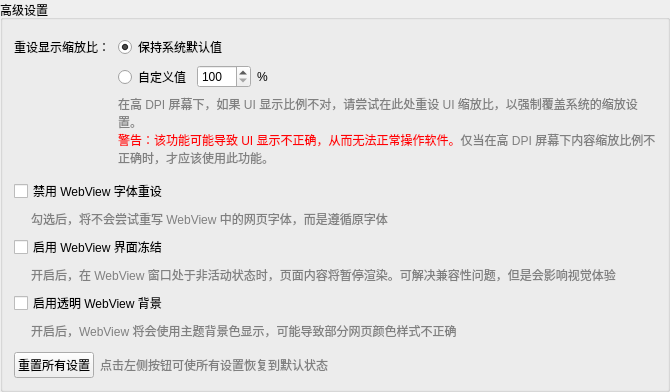
            <widget class="QGroupBox" name="groupBox_9">
             <property name="title">
              <string>高级设置</string>
             </property>
             <property name="flat">
              <bool>true</bool>
             </property>
             <layout class="QGridLayout" name="gridLayout_22">
              <item row="9" column="0">
               <layout class="QHBoxLayout" name="horizontalLayout_36" stretch="0,0,0">
                <property name="topMargin">
                 <number>0</number>
                </property>
                <item>
                 <spacer name="horizontalSpacer_47">
                  <property name="orientation">
                   <enum>Qt::Horizontal</enum>
                  </property>
                  <property name="sizeType">
                   <enum>QSizePolicy::Fixed</enum>
                  </property>
                  <property name="sizeHint" stdset="0">
                   <size>
                    <width>17</width>
                    <height>20</height>
                   </size>
                  </property>
                 </spacer>
                </item>
                <item>
                 <widget class="QLabel" name="label_50">
                  <property name="font">
                   <font>
                    <pointsize>9</pointsize>
                   </font>
                  </property>
                  <property name="styleSheet">
                   <string notr="true">QLabel{color: grey;}
</string>
                  </property>
                  <property name="text">
                   <string>开启后，WebView 将会使用主题背景色显示，可能导致部分网页颜色样式不正确</string>
                  </property>
                 </widget>
                </item>
                <item>
                 <spacer name="horizontalSpacer_48">
                  <property name="orientation">
                   <enum>Qt::Horizontal</enum>
                  </property>
                  <property name="sizeHint" stdset="0">
                   <size>
                    <width>40</width>
                    <height>20</height>
                   </size>
                  </property>
                 </spacer>
                </item>
               </layout>
              </item>
              <item row="3" column="0">
               <layout class="QHBoxLayout" name="horizontalLayout_25" stretch="0,0">
                <property name="topMargin">
                 <number>0</number>
                </property>
                <item>
                 <widget class="QCheckBox" name="checkBox_20">
                  <property name="toolTip">
                   <string/>
                  </property>
                  <property name="text">
                   <string>禁用 WebView 字体重设</string>
                  </property>
                 </widget>
                </item>
                <item>
                 <spacer name="horizontalSpacer_31">
                  <property name="orientation">
                   <enum>Qt::Horizontal</enum>
                  </property>
                  <property name="sizeHint" stdset="0">
                   <size>
                    <width>40</width>
                    <height>20</height>
                   </size>
                  </property>
                 </spacer>
                </item>
               </layout>
              </item>
              <item row="0" column="0">
               <layout class="QGridLayout" name="gridLayout_25" columnstretch="0,0,0,0,1">
                <property name="topMargin">
                 <number>4</number>
                </property>
                <item row="1" column="0" rowspan="4">
                 <spacer name="horizontalSpacer_62">
                  <property name="orientation">
                   <enum>Qt::Horizontal</enum>
                  </property>
                  <property name="sizeType">
                   <enum>QSizePolicy::Expanding</enum>
                  </property>
                  <property name="sizeHint" stdset="0">
                   <size>
                    <width>98</width>
                    <height>20</height>
                   </size>
                  </property>
                 </spacer>
                </item>
                <item row="1" column="1" rowspan="2" colspan="4">
                 <layout class="QHBoxLayout" name="horizontalLayout_2">
                  <item>
                   <widget class="QRadioButton" name="radioButton_7">
                    <property name="font">
                     <font>
                      <pointsize>9</pointsize>
                     </font>
                    </property>
                    <property name="text">
                     <string>自定义值</string>
                    </property>
                    <property name="checked">
                     <bool>false</bool>
                    </property>
                   </widget>
                  </item>
                  <item>
                   <widget class="QSpinBox" name="spinBox">
                    <property name="font">
                     <font>
                      <pointsize>9</pointsize>
                     </font>
                    </property>
                    <property name="minimum">
                     <number>100</number>
                    </property>
                    <property name="maximum">
                     <number>1000</number>
                    </property>
                    <property name="value">
                     <number>100</number>
                    </property>
                   </widget>
                  </item>
                  <item>
                   <widget class="QLabel" name="label_57">
                    <property name="font">
                     <font>
                      <pointsize>9</pointsize>
                     </font>
                    </property>
                    <property name="toolTip">
                     <string/>
                    </property>
                    <property name="text">
                     <string>%</string>
                    </property>
                   </widget>
                  </item>
                  <item>
                   <spacer name="horizontalSpacer_63">
                    <property name="orientation">
                     <enum>Qt::Horizontal</enum>
                    </property>
                    <property name="sizeHint" stdset="0">
                     <size>
                      <width>40</width>
                      <height>20</height>
                     </size>
                    </property>
                   </spacer>
                  </item>
                 </layout>
                </item>
                <item row="3" column="1" colspan="4">
                 <widget class="QLabel" name="label_58">
                  <property name="styleSheet">
                   <string notr="true">QLabel{
	color: grey;
	font-size: 9pt;
}
</string>
                  </property>
                  <property name="text">
                   <string>&lt;html&gt;&lt;head/&gt;&lt;body&gt;在高 DPI 屏幕下，如果 UI 显示比例不对，请尝试在此处重设 UI 缩放比，以强制覆盖系统的缩放设置。&lt;br&gt;&lt;span style=&quot; color:#ff0105;&quot;&gt;警告：该功能可能导致 UI 显示不正确，从而无法正常操作软件。&lt;/span&gt;仅当在高 DPI 屏幕下内容缩放比例不正确时，才应该使用此功能。&lt;br&gt;&lt;span style=&quot; font-weight:700;&quot;&gt;注意：该设置需要重启软件才可生效。&lt;/span&gt;&lt;/body&gt;&lt;/html&gt;</string>
                  </property>
                  <property name="alignment">
                   <set>Qt::AlignLeading|Qt::AlignLeft|Qt::AlignTop</set>
                  </property>
                  <property name="wordWrap">
                   <bool>true</bool>
                  </property>
                 </widget>
                </item>
                <item row="0" column="0">
                 <widget class="QLabel" name="label_60">
                  <property name="font">
                   <font>
                    <pointsize>9</pointsize>
                   </font>
                  </property>
                  <property name="toolTip">
                   <string/>
                  </property>
                  <property name="text">
                   <string>重设显示缩放比：</string>
                  </property>
                 </widget>
                </item>
                <item row="0" column="1" colspan="4">
                 <widget class="QRadioButton" name="radioButton_6">
                  <property name="font">
                   <font>
                    <pointsize>9</pointsize>
                   </font>
                  </property>
                  <property name="text">
                   <string>保持系统默认值</string>
                  </property>
                  <property name="checked">
                   <bool>true</bool>
                  </property>
                 </widget>
                </item>
               </layout>
              </item>
              <item row="5" column="0">
               <layout class="QHBoxLayout" name="horizontalLayout_28" stretch="0,0">
                <property name="topMargin">
                 <number>0</number>
                </property>
                <item>
                 <widget class="QCheckBox" name="checkBox_21">
                  <property name="toolTip">
                   <string/>
                  </property>
                  <property name="text">
                   <string>启用 WebView 界面冻结</string>
                  </property>
                 </widget>
                </item>
                <item>
                 <spacer name="horizontalSpacer_36">
                  <property name="orientation">
                   <enum>Qt::Horizontal</enum>
                  </property>
                  <property name="sizeHint" stdset="0">
                   <size>
                    <width>40</width>
                    <height>20</height>
                   </size>
                  </property>
                 </spacer>
                </item>
               </layout>
              </item>
              <item row="10" column="0">
               <layout class="QHBoxLayout" name="horizontalLayout_29" stretch="0,0,0">
                <property name="topMargin">
                 <number>5</number>
                </property>
                <item>
                 <widget class="QPushButton" name="pushButton_8">
                  <property name="text">
                   <string>重置所有设置</string>
                  </property>
                 </widget>
                </item>
                <item>
                 <widget class="QLabel" name="label_44">
                  <property name="font">
                   <font>
                    <pointsize>9</pointsize>
                   </font>
                  </property>
                  <property name="styleSheet">
                   <string notr="true">QLabel{
	color: grey;
}
</string>
                  </property>
                  <property name="text">
                   <string>点击左侧按钮可使所有设置恢复到默认状态</string>
                  </property>
                 </widget>
                </item>
                <item>
                 <spacer name="horizontalSpacer_38">
                  <property name="orientation">
                   <enum>Qt::Horizontal</enum>
                  </property>
                  <property name="sizeHint" stdset="0">
                   <size>
                    <width>40</width>
                    <height>20</height>
                   </size>
                  </property>
                 </spacer>
                </item>
               </layout>
              </item>
              <item row="8" column="0">
               <layout class="QHBoxLayout" name="horizontalLayout_35" stretch="0,0">
                <property name="topMargin">
                 <number>0</number>
                </property>
                <item>
                 <widget class="QCheckBox" name="checkBox_25">
                  <property name="toolTip">
                   <string/>
                  </property>
                  <property name="text">
                   <string>启用透明 WebView 背景</string>
                  </property>
                 </widget>
                </item>
                <item>
                 <spacer name="horizontalSpacer_46">
                  <property name="orientation">
                   <enum>Qt::Horizontal</enum>
                  </property>
                  <property name="sizeHint" stdset="0">
                   <size>
                    <width>40</width>
                    <height>20</height>
                   </size>
                  </property>
                 </spacer>
                </item>
               </layout>
              </item>
              <item row="6" column="0">
               <layout class="QHBoxLayout" name="horizontalLayout_27" stretch="0,0,0">
                <property name="topMargin">
                 <number>0</number>
                </property>
                <item>
                 <spacer name="horizontalSpacer_34">
                  <property name="orientation">
                   <enum>Qt::Horizontal</enum>
                  </property>
                  <property name="sizeType">
                   <enum>QSizePolicy::Fixed</enum>
                  </property>
                  <property name="sizeHint" stdset="0">
                   <size>
                    <width>17</width>
                    <height>20</height>
                   </size>
                  </property>
                 </spacer>
                </item>
                <item>
                 <widget class="QLabel" name="label_43">
                  <property name="font">
                   <font>
                    <pointsize>9</pointsize>
                   </font>
                  </property>
                  <property name="styleSheet">
                   <string notr="true">QLabel{color: grey;}
</string>
                  </property>
                  <property name="text">
                   <string>开启后，在 WebView 窗口处于非活动状态时，页面内容将暂停渲染。可解决兼容性问题，但是会影响视觉体验</string>
                  </property>
                 </widget>
                </item>
                <item>
                 <spacer name="horizontalSpacer_35">
                  <property name="orientation">
                   <enum>Qt::Horizontal</enum>
                  </property>
                  <property name="sizeHint" stdset="0">
                   <size>
                    <width>40</width>
                    <height>20</height>
                   </size>
                  </property>
                 </spacer>
                </item>
               </layout>
              </item>
              <item row="4" column="0">
               <layout class="QHBoxLayout" name="horizontalLayout_26" stretch="0,0,0">
                <property name="topMargin">
                 <number>0</number>
                </property>
                <item>
                 <spacer name="horizontalSpacer_32">
                  <property name="orientation">
                   <enum>Qt::Horizontal</enum>
                  </property>
                  <property name="sizeType">
                   <enum>QSizePolicy::Fixed</enum>
                  </property>
                  <property name="sizeHint" stdset="0">
                   <size>
                    <width>17</width>
                    <height>20</height>
                   </size>
                  </property>
                 </spacer>
                </item>
                <item>
                 <widget class="QLabel" name="label_42">
                  <property name="font">
                   <font>
                    <pointsize>9</pointsize>
                   </font>
                  </property>
                  <property name="styleSheet">
                   <string notr="true">QLabel{color: grey;}
</string>
                  </property>
                  <property name="text">
                   <string>勾选后，将不会尝试重写 WebView 中的网页字体，而是遵循原字体</string>
                  </property>
                 </widget>
                </item>
                <item>
                 <spacer name="horizontalSpacer_33">
                  <property name="orientation">
                   <enum>Qt::Horizontal</enum>
                  </property>
                  <property name="sizeHint" stdset="0">
                   <size>
                    <width>40</width>
                    <height>20</height>
                   </size>
                  </property>
                 </spacer>
                </item>
               </layout>
              </item>
             </layout>
            </widget>
